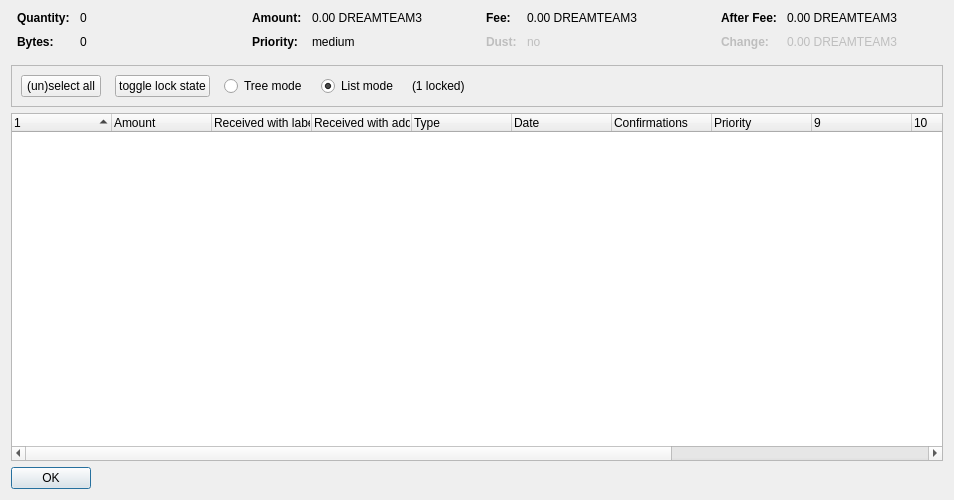
<?xml version="1.0" encoding="UTF-8"?>
<ui version="4.0">
 <class>CoinControlDialog</class>
 <widget class="QDialog" name="CoinControlDialog">
  <property name="geometry">
   <rect>
    <x>0</x>
    <y>0</y>
    <width>954</width>
    <height>500</height>
   </rect>
  </property>
  <property name="windowTitle">
   <string>Coin Selection</string>
  </property>
  <layout class="QVBoxLayout" name="verticalLayout">
   <item>
    <layout class="QHBoxLayout" name="horizontalLayoutTop" stretch="0,0,0,0">
     <property name="topMargin">
      <number>0</number>
     </property>
     <property name="bottomMargin">
      <number>10</number>
     </property>
     <item>
      <layout class="QFormLayout" name="formLayoutCoinControl1">
       <property name="horizontalSpacing">
        <number>10</number>
       </property>
       <property name="verticalSpacing">
        <number>10</number>
       </property>
       <property name="leftMargin">
        <number>6</number>
       </property>
       <property name="rightMargin">
        <number>6</number>
       </property>
       <item row="0" column="0">
        <widget class="QLabel" name="labelCoinControlQuantityText">
         <property name="font">
          <font>
           <weight>75</weight>
           <bold>true</bold>
          </font>
         </property>
         <property name="text">
          <string>Quantity:</string>
         </property>
        </widget>
       </item>
       <item row="0" column="1">
        <widget class="QLabel" name="labelCoinControlQuantity">
         <property name="cursor">
          <cursorShape>IBeamCursor</cursorShape>
         </property>
         <property name="contextMenuPolicy">
          <enum>Qt::ActionsContextMenu</enum>
         </property>
         <property name="text">
          <string notr="true">0</string>
         </property>
         <property name="textInteractionFlags">
          <set>Qt::LinksAccessibleByMouse|Qt::TextSelectableByKeyboard|Qt::TextSelectableByMouse</set>
         </property>
        </widget>
       </item>
       <item row="1" column="0">
        <widget class="QLabel" name="labelCoinControlBytesText">
         <property name="font">
          <font>
           <weight>75</weight>
           <bold>true</bold>
          </font>
         </property>
         <property name="text">
          <string>Bytes:</string>
         </property>
        </widget>
       </item>
       <item row="1" column="1">
        <widget class="QLabel" name="labelCoinControlBytes">
         <property name="cursor">
          <cursorShape>IBeamCursor</cursorShape>
         </property>
         <property name="contextMenuPolicy">
          <enum>Qt::ActionsContextMenu</enum>
         </property>
         <property name="text">
          <string notr="true">0</string>
         </property>
         <property name="textInteractionFlags">
          <set>Qt::LinksAccessibleByMouse|Qt::TextSelectableByKeyboard|Qt::TextSelectableByMouse</set>
         </property>
        </widget>
       </item>
      </layout>
     </item>
     <item>
      <layout class="QFormLayout" name="formLayoutCoinControl2">
       <property name="horizontalSpacing">
        <number>10</number>
       </property>
       <property name="verticalSpacing">
        <number>10</number>
       </property>
       <property name="leftMargin">
        <number>6</number>
       </property>
       <property name="rightMargin">
        <number>6</number>
       </property>
       <item row="0" column="0">
        <widget class="QLabel" name="labelCoinControlAmountText">
         <property name="font">
          <font>
           <weight>75</weight>
           <bold>true</bold>
          </font>
         </property>
         <property name="text">
          <string>Amount:</string>
         </property>
        </widget>
       </item>
       <item row="0" column="1">
        <widget class="QLabel" name="labelCoinControlAmount">
         <property name="cursor">
          <cursorShape>IBeamCursor</cursorShape>
         </property>
         <property name="contextMenuPolicy">
          <enum>Qt::ActionsContextMenu</enum>
         </property>
         <property name="text">
          <string notr="true">0.00 DREAMTEAM3</string>
         </property>
         <property name="textInteractionFlags">
          <set>Qt::LinksAccessibleByMouse|Qt::TextSelectableByKeyboard|Qt::TextSelectableByMouse</set>
         </property>
        </widget>
       </item>
       <item row="1" column="0">
        <widget class="QLabel" name="labelCoinControlPriorityText">
         <property name="font">
          <font>
           <weight>75</weight>
           <bold>true</bold>
          </font>
         </property>
         <property name="text">
          <string>Priority:</string>
         </property>
        </widget>
       </item>
       <item row="1" column="1">
        <widget class="QLabel" name="labelCoinControlPriority">
         <property name="cursor">
          <cursorShape>IBeamCursor</cursorShape>
         </property>
         <property name="contextMenuPolicy">
          <enum>Qt::ActionsContextMenu</enum>
         </property>
         <property name="text">
          <string>medium</string>
         </property>
         <property name="textInteractionFlags">
          <set>Qt::LinksAccessibleByMouse|Qt::TextSelectableByKeyboard|Qt::TextSelectableByMouse</set>
         </property>
        </widget>
       </item>
      </layout>
     </item>
     <item>
      <layout class="QFormLayout" name="formLayoutCoinControl3">
       <property name="horizontalSpacing">
        <number>10</number>
       </property>
       <property name="verticalSpacing">
        <number>10</number>
       </property>
       <property name="leftMargin">
        <number>6</number>
       </property>
       <property name="rightMargin">
        <number>6</number>
       </property>
       <item row="0" column="0">
        <widget class="QLabel" name="labelCoinControlFeeText">
         <property name="font">
          <font>
           <weight>75</weight>
           <bold>true</bold>
          </font>
         </property>
         <property name="text">
          <string>Fee:</string>
         </property>
        </widget>
       </item>
       <item row="0" column="1">
        <widget class="QLabel" name="labelCoinControlFee">
         <property name="cursor">
          <cursorShape>IBeamCursor</cursorShape>
         </property>
         <property name="contextMenuPolicy">
          <enum>Qt::ActionsContextMenu</enum>
         </property>
         <property name="text">
          <string notr="true">0.00 DREAMTEAM3</string>
         </property>
         <property name="textInteractionFlags">
          <set>Qt::LinksAccessibleByMouse|Qt::TextSelectableByKeyboard|Qt::TextSelectableByMouse</set>
         </property>
        </widget>
       </item>
       <item row="1" column="0">
        <widget class="QLabel" name="labelCoinControlLowOutputText">
         <property name="enabled">
          <bool>false</bool>
         </property>
         <property name="font">
          <font>
           <weight>75</weight>
           <bold>true</bold>
          </font>
         </property>
         <property name="text">
          <string>Dust:</string>
         </property>
        </widget>
       </item>
       <item row="1" column="1">
        <widget class="QLabel" name="labelCoinControlLowOutput">
         <property name="enabled">
          <bool>false</bool>
         </property>
         <property name="cursor">
          <cursorShape>IBeamCursor</cursorShape>
         </property>
         <property name="contextMenuPolicy">
          <enum>Qt::ActionsContextMenu</enum>
         </property>
         <property name="text">
          <string>no</string>
         </property>
         <property name="textInteractionFlags">
          <set>Qt::LinksAccessibleByMouse|Qt::TextSelectableByKeyboard|Qt::TextSelectableByMouse</set>
         </property>
        </widget>
       </item>
      </layout>
     </item>
     <item>
      <layout class="QFormLayout" name="formLayoutCoinControl4">
       <property name="horizontalSpacing">
        <number>10</number>
       </property>
       <property name="verticalSpacing">
        <number>10</number>
       </property>
       <property name="leftMargin">
        <number>6</number>
       </property>
       <property name="rightMargin">
        <number>6</number>
       </property>
       <item row="0" column="0">
        <widget class="QLabel" name="labelCoinControlAfterFeeText">
         <property name="font">
          <font>
           <weight>75</weight>
           <bold>true</bold>
          </font>
         </property>
         <property name="text">
          <string>After Fee:</string>
         </property>
        </widget>
       </item>
       <item row="0" column="1">
        <widget class="QLabel" name="labelCoinControlAfterFee">
         <property name="cursor">
          <cursorShape>IBeamCursor</cursorShape>
         </property>
         <property name="contextMenuPolicy">
          <enum>Qt::ActionsContextMenu</enum>
         </property>
         <property name="text">
          <string notr="true">0.00 DREAMTEAM3</string>
         </property>
         <property name="textInteractionFlags">
          <set>Qt::LinksAccessibleByMouse|Qt::TextSelectableByKeyboard|Qt::TextSelectableByMouse</set>
         </property>
        </widget>
       </item>
       <item row="1" column="0">
        <widget class="QLabel" name="labelCoinControlChangeText">
         <property name="enabled">
          <bool>false</bool>
         </property>
         <property name="font">
          <font>
           <weight>75</weight>
           <bold>true</bold>
          </font>
         </property>
         <property name="text">
          <string>Change:</string>
         </property>
        </widget>
       </item>
       <item row="1" column="1">
        <widget class="QLabel" name="labelCoinControlChange">
         <property name="enabled">
          <bool>false</bool>
         </property>
         <property name="cursor">
          <cursorShape>IBeamCursor</cursorShape>
         </property>
         <property name="contextMenuPolicy">
          <enum>Qt::ActionsContextMenu</enum>
         </property>
         <property name="text">
          <string notr="true">0.00 DREAMTEAM3</string>
         </property>
         <property name="textInteractionFlags">
          <set>Qt::LinksAccessibleByMouse|Qt::TextSelectableByKeyboard|Qt::TextSelectableByMouse</set>
         </property>
        </widget>
       </item>
      </layout>
     </item>
    </layout>
   </item>
   <item>
    <widget class="QFrame" name="frame">
     <property name="minimumSize">
      <size>
       <width>0</width>
       <height>40</height>
      </size>
     </property>
     <property name="frameShape">
      <enum>QFrame::StyledPanel</enum>
     </property>
     <property name="frameShadow">
      <enum>QFrame::Sunken</enum>
     </property>
     <layout class="QHBoxLayout" name="horizontalLayout">
      <item>
       <layout class="QHBoxLayout" name="horizontalLayoutPanel" stretch="0,0,0,0,0,0">
        <property name="spacing">
         <number>14</number>
        </property>
        <item>
         <widget class="QPushButton" name="pushButtonSelectAll">
          <property name="sizePolicy">
           <sizepolicy hsizetype="Maximum" vsizetype="Fixed">
            <horstretch>0</horstretch>
            <verstretch>0</verstretch>
           </sizepolicy>
          </property>
          <property name="text">
           <string>(un)select all</string>
          </property>
          <property name="autoDefault">
           <bool>false</bool>
          </property>
         </widget>
        </item>
        <item>
         <widget class="QPushButton" name="pushButtonToggleLock">
          <property name="sizePolicy">
           <sizepolicy hsizetype="Maximum" vsizetype="Fixed">
            <horstretch>0</horstretch>
            <verstretch>0</verstretch>
           </sizepolicy>
          </property>
          <property name="text">
           <string>toggle lock state</string>
          </property>
          <property name="autoDefault">
           <bool>false</bool>
          </property>
         </widget>
        </item>
        <item>
         <widget class="QRadioButton" name="radioTreeMode">
          <property name="sizePolicy">
           <sizepolicy hsizetype="Maximum" vsizetype="Fixed">
            <horstretch>0</horstretch>
            <verstretch>0</verstretch>
           </sizepolicy>
          </property>
          <property name="text">
           <string>Tree mode</string>
          </property>
         </widget>
        </item>
        <item>
         <widget class="QRadioButton" name="radioListMode">
          <property name="sizePolicy">
           <sizepolicy hsizetype="Maximum" vsizetype="Fixed">
            <horstretch>0</horstretch>
            <verstretch>0</verstretch>
           </sizepolicy>
          </property>
          <property name="text">
           <string>List mode</string>
          </property>
          <property name="checked">
           <bool>true</bool>
          </property>
         </widget>
        </item>
        <item>
         <widget class="QLabel" name="labelLocked">
          <property name="text">
           <string>(1 locked)</string>
          </property>
         </widget>
        </item>
        <item>
         <spacer name="horizontalSpacer">
          <property name="orientation">
           <enum>Qt::Horizontal</enum>
          </property>
          <property name="sizeHint" stdset="0">
           <size>
            <width>40</width>
            <height>20</height>
           </size>
          </property>
         </spacer>
        </item>
       </layout>
      </item>
     </layout>
    </widget>
   </item>
   <item>
    <widget class="CoinControlTreeWidget" name="treeWidget">
     <property name="contextMenuPolicy">
      <enum>Qt::CustomContextMenu</enum>
     </property>
     <property name="sortingEnabled">
      <bool>false</bool>
     </property>
     <property name="columnCount">
      <number>13</number>
     </property>
     <attribute name="headerShowSortIndicator" stdset="0">
      <bool>true</bool>
     </attribute>
     <attribute name="headerStretchLastSection">
      <bool>false</bool>
     </attribute>
     <column>
      <property name="text">
       <string/>
      </property>
     </column>
     <column>
      <property name="text">
       <string>Amount</string>
      </property>
     </column>
     <column>
      <property name="text">
       <string>Received with label</string>
      </property>
     </column>
     <column>
      <property name="text">
       <string>Received with address</string>
      </property>
     </column>
     <column>
      <property name="text">
	<string>Type</string>
      </property>
     </column>
     <column>
      <property name="text">	 
       <string>Date</string>
      </property>
     </column>
     <column>
      <property name="text">
       <string>Confirmations</string>
      </property>
      <property name="toolTip">
       <string>Confirmed</string>
      </property>
     </column>
     <column>
      <property name="text">
       <string>Priority</string>
      </property>
     </column>
     <column>
      <property name="text">
       <string/>
      </property>
     </column>
     <column>
      <property name="text">
       <string/>
      </property>
     </column>
     <column>
      <property name="text">
       <string/>
      </property>
     </column>
     <column>
      <property name="text">
       <string/>
      </property>
     </column>
     <column>
      <property name="text">
       <string/>
      </property>
     </column>
    </widget>
   </item>
   <item>
    <widget class="QDialogButtonBox" name="buttonBox">
     <property name="sizePolicy">
      <sizepolicy hsizetype="Maximum" vsizetype="Fixed">
       <horstretch>0</horstretch>
       <verstretch>0</verstretch>
      </sizepolicy>
     </property>
     <property name="orientation">
      <enum>Qt::Horizontal</enum>
     </property>
     <property name="standardButtons">
      <set>QDialogButtonBox::Ok</set>
     </property>
    </widget>
   </item>
  </layout>
 </widget>
 <customwidgets>
  <customwidget>
   <class>CoinControlTreeWidget</class>
   <extends>QTreeWidget</extends>
   <header>coincontroltreewidget.h</header>
  </customwidget>
 </customwidgets>
 <resources/>
 <connections/>
</ui>
